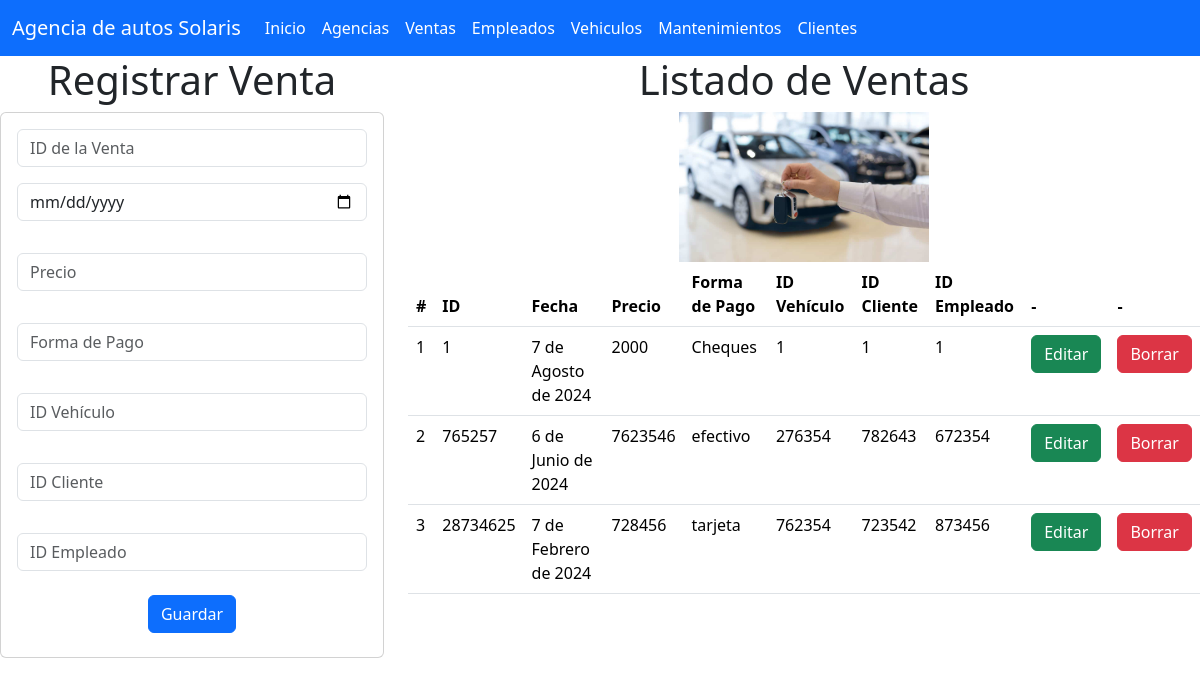
The page /venta_app/ventas on the database its author committed.
### venta_app/models.py (models this page shows, shortened)
class Venta(models.Model):
    id_venta = models.IntegerField(primary_key=True)
    fecha = models.DateField()
    precio = models.IntegerField()
    forma_pago = models.CharField(max_length=255)
    id_vehiculo = models.IntegerField()
    id_cliente = models.IntegerField()
    id_empleado = models.IntegerField()

### venta_app/views.py (the view)
# urls.py: path("ventas",views.ventas,name="ventas"),
def ventas(request):
    lasventas = Venta.objects.all()
    return render(request, 'gestionarVentas.html', {"misventas": lasventas})

### venta_app/templates/gestionarVentas.html (shortened to what this page needs)
{% extends "base.html" %}
{% load static %}
{% block cuerpo %}
<div class="row">
  <div class="col-sm-12 col-md-4 col-lg-4 col-xl-4">
    <h1>Registrar Venta</h1>
    <div class="card">
      <div class="card-body">
        <form action="{% url 'registrarVenta' %}" method="POST">
          <div class="form-group">
            <input type="number" id="txtid_venta" name="txtid_venta" class="form-control" placeholder="ID de la Venta" required>
          </div>
          <div class="form-group py-3">
            <input type="date" id="datefecha" name="datefecha" class="form-control" placeholder="Fecha de Venta" required>
          </div>
          <div class="form-group py-3">
            <input type="number" id="numprecio" name="numprecio" class="form-control" placeholder="Precio" required>
          </div>
          <div class="form-group py-3">
            <input type="text" id="txtforma_pago" name="txtforma_pago" class="form-control" placeholder="Forma de Pago" maxlength="255" required>
          </div>
          <div class="form-group py-3">
            <input type="number" id="numid_vehiculo" name="numid_vehiculo" class="form-control" placeholder="ID Vehículo" required>
          </div>
          <div class="form-group py-3">
            <input type="number" id="numid_cliente" name="numid_cliente" class="form-control" placeholder="ID Cliente" required>
          </div>
          <div class="form-group py-3">
            <input type="number" id="numid_empleado" name="numid_empleado" class="form-control" placeholder="ID Empleado" required>
          </div>
          <div class="form-group py-2">
            <button type="submit" class="btn btn-primary">Guardar</button>
          </div>
        </form>
      </div>
    </div>
  </div>
  <div class="col-sm-12 col-md-8 col-lg-8 col-xl-8">
    <h1>Listado de Ventas</h1>
    <img src="{% static 'img/ventas.jpg' %}" style="width: 250px;" alt="Ejemplo de imagen">
    <div class="table-responsive">
      <table class="table">
        <thead>
          <tr>
            <th scope="col">#</th>
            <th scope="col">ID</th>
            <th scope="col">Fecha</th>
            <th scope="col">Precio</th>
            <th scope="col">Forma de Pago</th>
            <th scope="col">ID Vehículo</th>
            <th scope="col">ID Cliente</th>
            <th scope="col">ID Empleado</th>
            <th scope="col">-</th>
            <th scope="col">-</th>
          </tr>
        </thead>
        <tbody>
          {% for venta in misventas %}
          <tr>
            <td>{{ forloop.counter }}</td>
            <td>{{ venta.id_venta }}</td>
            <td>{{ venta.fecha }}</td>
            <td>{{ venta.precio }}</td>
            <td>{{ venta.forma_pago }}</td>
            <td>{{ venta.id_vehiculo }}</td>
            <td>{{ venta.id_cliente }}</td>
            <td>{{ venta.id_empleado }}</td>
            <td><a href="seleccionarVenta/{{ venta.id_venta }}" class="btn btn-success">Editar</a></td>
            <td><a href="borrarVenta/{{ venta.id_venta }}" class="btn btn-danger">Borrar</a></td>
          </tr>
          {% endfor %}
        </tbody>
      </table>
    </div>
  </div>
{% endblock %}

### rows shown on the page
Venta: id_venta "1", fecha "7 de Agosto de 2024", precio "2000", forma_pago "Cheques", id_vehiculo "1", id_cliente "1", id_empleado "1"
Venta: id_venta "765257", fecha "6 de Junio de 2024", precio "7623546", forma_pago "efectivo", id_vehiculo "276354", id_cliente "782643", id_empleado "672354"
Venta: id_venta "28734625", fecha "7 de Febrero de 2024", precio "728456", forma_pago "tarjeta", id_vehiculo "762354", id_cliente "723542", id_empleado "873456"
